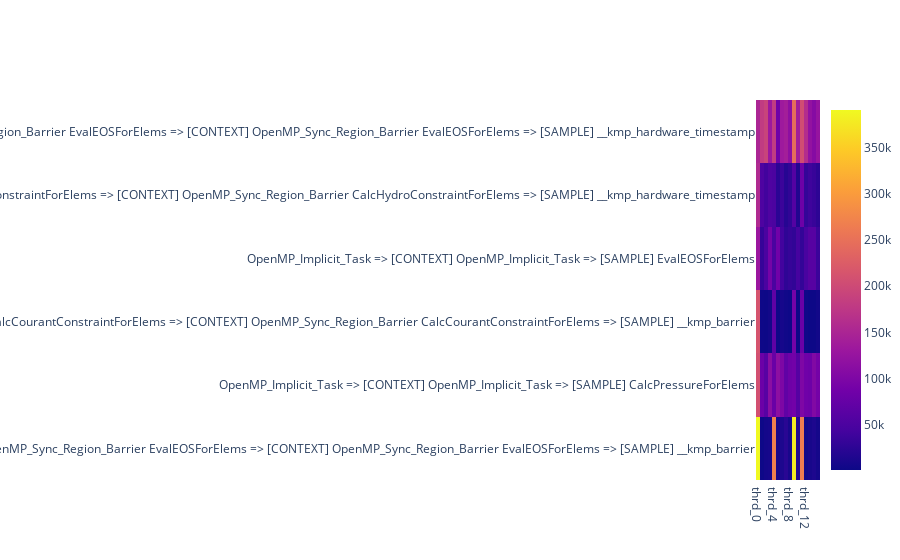

Source (notebook cell):
### Code cell
show_heat_map_call_path(callpaths, num_threads)

### Figure 1 — Plotly figure (JSON) as saved in the notebook; plotly's stock layout.template omitted (floating-point values rounded to 4 significant figures; data arrays with more than 128 entries replaced by an {"elided": "..."} marker saying what was removed)
{"data": [{"type": "heatmap", "x": ["thrd_0", "thrd_1", "thrd_2", "thrd_3", "thrd_4", "thrd_5", "thrd_6", "thrd_7", "thrd_8", "thrd_9", "thrd_10", "thrd_11", "thrd_12", "thrd_13", "thrd_14", "thrd_15"], "y": [" OpenMP_Sync_Region_Barrier EvalEOSForElems => [CONTEXT] OpenMP_Sync_Region_Barrier EvalEOSForElems => [SAMPLE] __kmp_barrier", " OpenMP_Implicit_Task => [CONTEXT] OpenMP_Implicit_Task => [SAMPLE] CalcPressureForElems", " OpenMP_Sync_Region_Barrier CalcCourantConstraintForElems => [CONTEXT] OpenMP_Sync_Region_Barrier CalcCourantConstraintForElems => [SAMPLE] __kmp_barrier", " OpenMP_Implicit_Task => [CONTEXT] OpenMP_Implicit_Task => [SAMPLE] CalcPressureForElems", " OpenMP_Implicit_Task => [CONTEXT] OpenMP_Implicit_Task => [SAMPLE] EvalEOSForElems", " OpenMP_Implicit_Task => [CONTEXT] OpenMP_Implicit_Task => [SAMPLE] EvalEOSForElems", " OpenMP_Sync_Region_Barrier CalcHydroConstraintForElems => [CONTEXT] OpenMP_Sync_Region_Barrier CalcHydroConstraintForElems => [SAMPLE] __kmp_hardware_timestamp", " OpenMP_Sync_Region_Barrier EvalEOSForElems => [CONTEXT] OpenMP_Sync_Region_Barrier EvalEOSForElems => [SAMPLE] __kmp_hardware_timestamp", " OpenMP_Implicit_Task => [CONTEXT] OpenMP_Implicit_Task => [SAMPLE] EvalEOSForElems", " OpenMP_Implicit_Task => [CONTEXT] OpenMP_Implicit_Task => [SAMPLE] EvalEOSForElems"], "z": {"elided": "10x16 int values"}}], "layout": {}}
